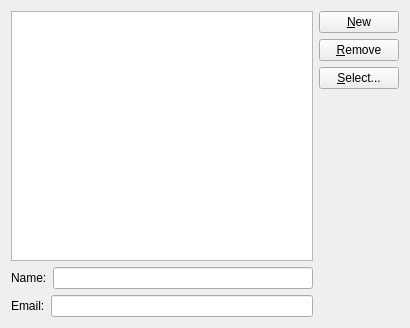
<?xml version="1.0" encoding="UTF-8"?>
<ui version="4.0">
 <class>PublishDialog_base</class>
 <widget class="QWidget" name="PublishDialog_base">
  <property name="geometry">
   <rect>
    <x>0</x>
    <y>0</y>
    <width>410</width>
    <height>326</height>
   </rect>
  </property>
  <layout class="QGridLayout" name="gridLayout">
   <item row="0" column="0">
    <widget class="QListWidget" name="mListWidget">
     <property name="minimumSize">
      <size>
       <width>300</width>
       <height>250</height>
      </size>
     </property>
     <property name="toolTip">
      <string>The list of addressees to receive the invitation</string>
     </property>
     <property name="whatsThis">
      <string>This is a list of all the addresses you have currently selected to receive the iCalendar invitation.</string>
     </property>
    </widget>
   </item>
   <item row="0" column="1" rowspan="3">
    <layout class="QVBoxLayout" name="verticalLayout_2">
     <item>
      <layout class="QVBoxLayout" name="verticalLayout">
       <item>
        <widget class="QPushButton" name="mNew">
         <property name="toolTip">
          <string>Create a new recipient</string>
         </property>
         <property name="whatsThis">
          <string>Click this button and you will be able to enter a name and email for a new addressee to add to the recipients list</string>
         </property>
         <property name="text">
          <string>&amp;New</string>
         </property>
        </widget>
       </item>
       <item>
        <widget class="QPushButton" name="mRemove">
         <property name="toolTip">
          <string>Remove the recipient currently selected</string>
         </property>
         <property name="whatsThis">
          <string>Click this button to remove the recipient currently selected from the list</string>
         </property>
         <property name="text">
          <string>&amp;Remove</string>
         </property>
        </widget>
       </item>
       <item>
        <widget class="QPushButton" name="mSelectAddressee">
         <property name="toolTip">
          <string>Select a recipient from your address book</string>
         </property>
         <property name="whatsThis">
          <string>Click this button to show another dialog where you will be able to select a recipient from your address book</string>
         </property>
         <property name="text">
          <string>&amp;Select...</string>
         </property>
        </widget>
       </item>
      </layout>
     </item>
     <item>
      <spacer>
       <property name="orientation">
        <enum>Qt::Vertical</enum>
       </property>
       <property name="sizeType">
        <enum>QSizePolicy::Expanding</enum>
       </property>
       <property name="sizeHint" stdset="0">
        <size>
         <width>14</width>
         <height>258</height>
        </size>
       </property>
      </spacer>
     </item>
    </layout>
   </item>
   <item row="1" column="0">
    <layout class="QHBoxLayout" name="horizontalLayout">
     <item>
      <widget class="QLabel" name="TextLabel1">
       <property name="text">
        <string comment="recipient name">Name:</string>
       </property>
       <property name="buddy">
        <cstring>mNameLineEdit</cstring>
       </property>
      </widget>
     </item>
     <item>
      <widget class="KLineEdit" name="mNameLineEdit">
       <property name="toolTip">
        <string>The recipient's name</string>
       </property>
       <property name="whatsThis">
        <string>This field contains the name of the recipient</string>
       </property>
       <property name="showClearButton" stdset="0">
        <bool>true</bool>
       </property>
       <property name="ClearButtonShown" stdset="0">
        <bool>true</bool>
       </property>
      </widget>
     </item>
    </layout>
   </item>
   <item row="2" column="0">
    <layout class="QHBoxLayout" name="horizontalLayout_2">
     <item>
      <widget class="QLabel" name="TextLabel2">
       <property name="text">
        <string comment="recipient email">Email:</string>
       </property>
       <property name="buddy">
        <cstring>mEmailLineEdit</cstring>
       </property>
      </widget>
     </item>
     <item>
      <widget class="KLineEdit" name="mEmailLineEdit">
       <property name="toolTip">
        <string>The recipient's email address</string>
       </property>
       <property name="whatsThis">
        <string>This field contains the email address of the recipient</string>
       </property>
       <property name="text">
        <string/>
       </property>
       <property name="showClearButton" stdset="0">
        <bool>true</bool>
       </property>
       <property name="ClearButtonShown" stdset="0">
        <bool>true</bool>
       </property>
      </widget>
     </item>
    </layout>
   </item>
  </layout>
 </widget>
 <customwidgets>
  <customwidget>
   <class>KLineEdit</class>
   <extends>QLineEdit</extends>
   <header>klineedit.h</header>
  </customwidget>
 </customwidgets>
 <tabstops>
  <tabstop>mListWidget</tabstop>
  <tabstop>mNew</tabstop>
  <tabstop>mRemove</tabstop>
  <tabstop>mSelectAddressee</tabstop>
  <tabstop>mNameLineEdit</tabstop>
  <tabstop>mEmailLineEdit</tabstop>
 </tabstops>
 <resources/>
 <connections/>
</ui>
